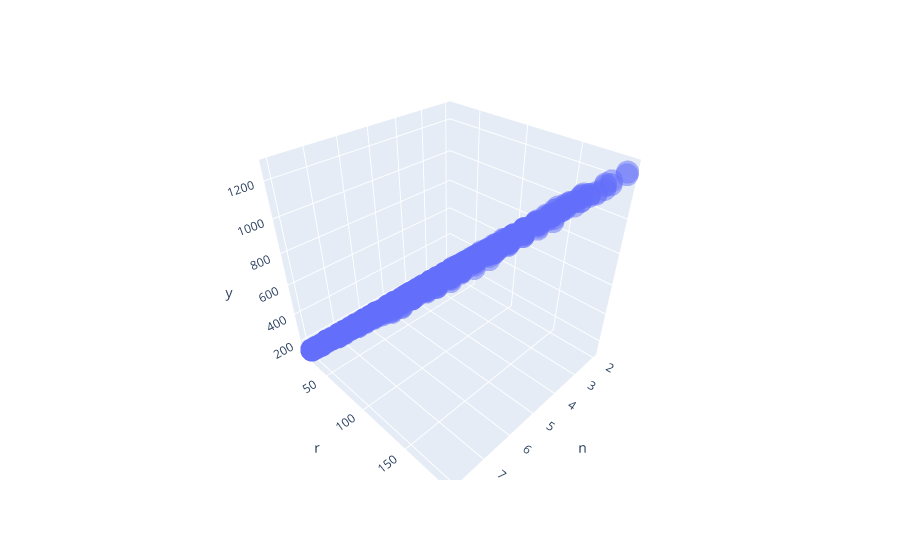

Notebook source saved alongside this figure:
### Code cell
import plotly.express as px

fig = px.scatter_3d(regdf[(regdf.is_banker==0)], x='n', y='r', z='y', size_max=18,  opacity=0.5)
fig.show()

### Figure 1 — Plotly figure (JSON) as saved in the notebook; plotly's stock layout.template omitted (floating-point values rounded to 4 significant figures; data arrays with more than 128 entries replaced by an {"elided": "..."} marker saying what was removed)
{"data": [{"hovertemplate": "n=%{x}<br>r=%{y}<br>y=%{z}<extra></extra>", "legendgroup": "", "marker": {"color": "#636efa", "opacity": 0.5, "symbol": "circle"}, "mode": "markers", "name": "", "scene": "scene", "showlegend": false, "type": "scatter3d", "x": {"elided": "630 int values"}, "y": {"elided": "630 int values"}, "z": {"elided": "630 float values"}}], "layout": {"legend": {"tracegroupgap": 0}, "margin": {"t": 60}, "scene": {"domain": {"x": [0, 1], "y": [0, 1]}, "xaxis": {"title": {"text": "n"}}, "yaxis": {"title": {"text": "r"}}, "zaxis": {"title": {"text": "y"}}}}}
